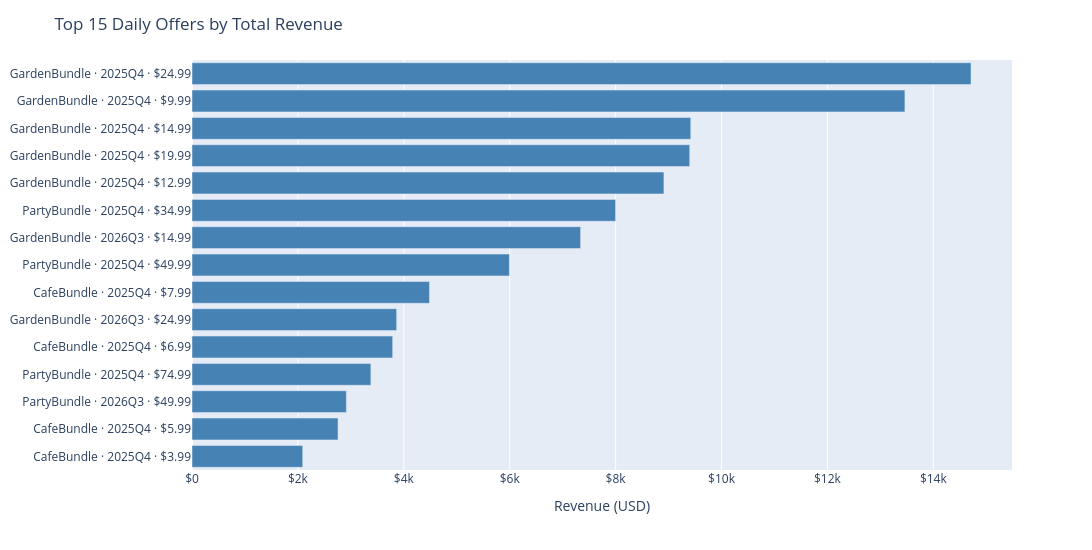

Source (notebook cell):
### Markdown cell above
## Top Offers by Revenue

### Code cell
top_n = 15
top_offers = product_summary.nlargest(top_n, 'usd_revenue').sort_values('usd_revenue')
top_offers = top_offers.assign(
    label=top_offers['bundle_type'] + ' · ' + top_offers['offer_quarter'] + ' · $' + top_offers['price_point_usd'].astype(str)
)

fig = px.bar(
    top_offers, x='usd_revenue', y='label', orientation='h',
    custom_data=['n_trans', 'n_buyers', 'price_point_usd', 'revenue_share_pct'],
)
fig.update_traces(
    marker_color='steelblue',
    hovertemplate=(
        'Revenue: $%{x:,.0f}<br>Transactions: %{customdata[0]:,.0f}<br>Buyers: %{customdata[1]:,.0f}<br>'
        'Price: $%{customdata[2]:.2f}<br>Share of total: %{customdata[3]:.1f}%<extra></extra>'
    ),
)
fig.update_layout(
    title=f'Top {top_n} Daily Offers by Total Revenue',
    xaxis=dict(title='Revenue (USD)', tickprefix='$'),
    yaxis=dict(title=None, automargin=True),
    height=550, width=1100,
    margin=dict(l=10),
)
fig.show()

### Figure 1 — Plotly figure (JSON) as saved in the notebook; plotly's stock layout.template omitted (floating-point values rounded to 4 significant figures)
{"data": [{"customdata": [[481.0, 356.0, 3.99, 1.82], [416.0, 345.0, 5.99, 2.4], [55.0, 52.0, 49.99, 2.54], [43.0, 23.0, 74.99, 2.94], [497.0, 387.0, 6.99, 3.3], [147.0, 136.0, 24.99, 3.37], [518.0, 433.0, 7.99, 3.9], [116.0, 52.0, 49.99, 5.22], [451.0, 403.0, 14.99, 6.39], [220.0, 128.0, 34.99, 6.96], [630.0, 458.0, 12.99, 7.76], [441.0, 317.0, 19.99, 8.18], [589.0, 424.0, 14.99, 8.2], [1246.0, 716.0, 9.99, 11.72], [556.0, 316.0, 24.99, 12.81]], "hovertemplate": "Revenue: $%{x:,.0f}<br>Transactions: %{customdata[0]:,.0f}<br>Buyers: %{customdata[1]:,.0f}<br>Price: $%{customdata[2]:.2f}<br>Share of total: %{customdata[3]:.1f}%<extra></extra>", "legendgroup": "", "marker": {"color": "steelblue", "pattern": {"shape": ""}}, "name": "", "orientation": "h", "showlegend": false, "textposition": "auto", "type": "bar", "x": [2091.0, 2758.0, 2915.0, 3378.0, 3790.0, 3865.0, 4485.0, 5994.0, 7339.0, 7999.0, 8912.0, 9399.0, 9419.0, 13460.0, 14710.0], "xaxis": "x", "y": ["CafeBundle · 2025Q4 · $3.99", "CafeBundle · 2025Q4 · $5.99", "PartyBundle · 2026Q3 · $49.99", "PartyBundle · 2025Q4 · $74.99", "CafeBundle · 2025Q4 · $6.99", "GardenBundle · 2026Q3 · $24.99", "CafeBundle · 2025Q4 · $7.99", "PartyBundle · 2025Q4 · $49.99", "GardenBundle · 2026Q3 · $14.99", "PartyBundle · 2025Q4 · $34.99", "GardenBundle · 2025Q4 · $12.99", "GardenBundle · 2025Q4 · $19.99", "GardenBundle · 2025Q4 · $14.99", "GardenBundle · 2025Q4 · $9.99", "GardenBundle · 2025Q4 · $24.99"], "yaxis": "y"}], "layout": {"barmode": "relative", "height": 550, "legend": {"tracegroupgap": 0}, "margin": {"l": 10, "t": 60}, "title": {"text": "Top 15 Daily Offers by Total Revenue"}, "width": 1100, "xaxis": {"anchor": "y", "domain": [0, 1], "tickprefix": "$", "title": {"text": "Revenue (USD)"}}, "yaxis": {"anchor": "x", "automargin": true, "domain": [0, 1], "title": {}}}}
